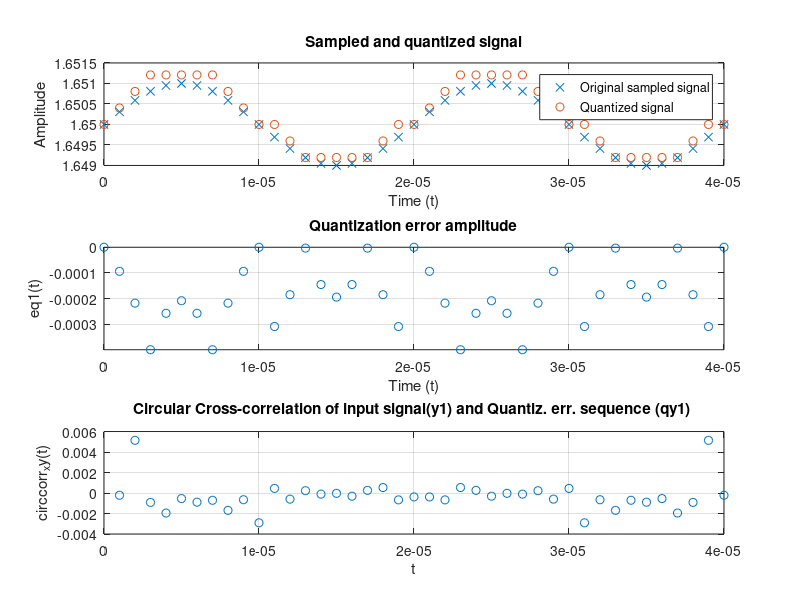

Source code (MATLAB):
% SCRIPT - ADC Quantization error analysis
% v1.0

% ----------Config ADC---------- % 
Nbits = 12;
Vref = 3.3;
LSB = Vref/(2^Nbits);

% ----------Signals to be sampled---------- %
f1 = 50*10^3 ;
Vcc1 = 1.65;
A1 = 0.001;
y1 = @(t) Vcc1 + A1*sin(2*pi*f1*t) ;    % Sinusoidal signal example with Vcc value !=0

% ----------Sampling interval---------- %
fs = 1*10^6 ;
t1 = 0 ;
t2 = 2/f1 ;  % Sampling 2 periods of y1
Ts = 1/fs ;
t = [t1:Ts:t2];

% ----------Sampled signal---------- %
figure
subplot(3,1,1)
Y = y1(t);
plot(t, y1(t),'x')
hold on;

% ----------Quantized signal---------- %
partition = 0:LSB/2:Vref-LSB/2;
codebook = 0:LSB/2:Vref;
[ind,qy1] = quantiz(y1(t),partition,codebook);  % Obtention of quantized signal (qy1)
plot(t,qy1,'o')
title('Sampled and quantized signal')
xlabel('Time (t)')
ylabel('Amplitude')
legend('Original sampled signal','Quantized signal');
xlim([0 t2])
grid

% ----------Quantization error sequence---------- %
eq1 = y1(t) - qy1;  % Discrete sequence quantiz. error
subplot(3,1,2)
plot(t,eq1,'o')
title('Quantization error amplitude')
xlabel('Time (t)')
ylabel('eq1(t)')
axis([0 t2 min(eq1) max(eq1)])
grid

% ----------Circular Cross-correlation of input signal(y1) and Quantiz. err. sequence (qy1) ---------- %
circcorr_xy = ifft(fft(y1(t).*conj(fft(qy1))));
subplot(3,1,3)
plot(t(2:end),circcorr_xy(2:end),'o')
title('Circular Cross-correlation of input signal(y1) and Quantiz. err. sequence (qy1) ')
xlabel('t')
ylabel('circcorr_xy(t)')

grid
